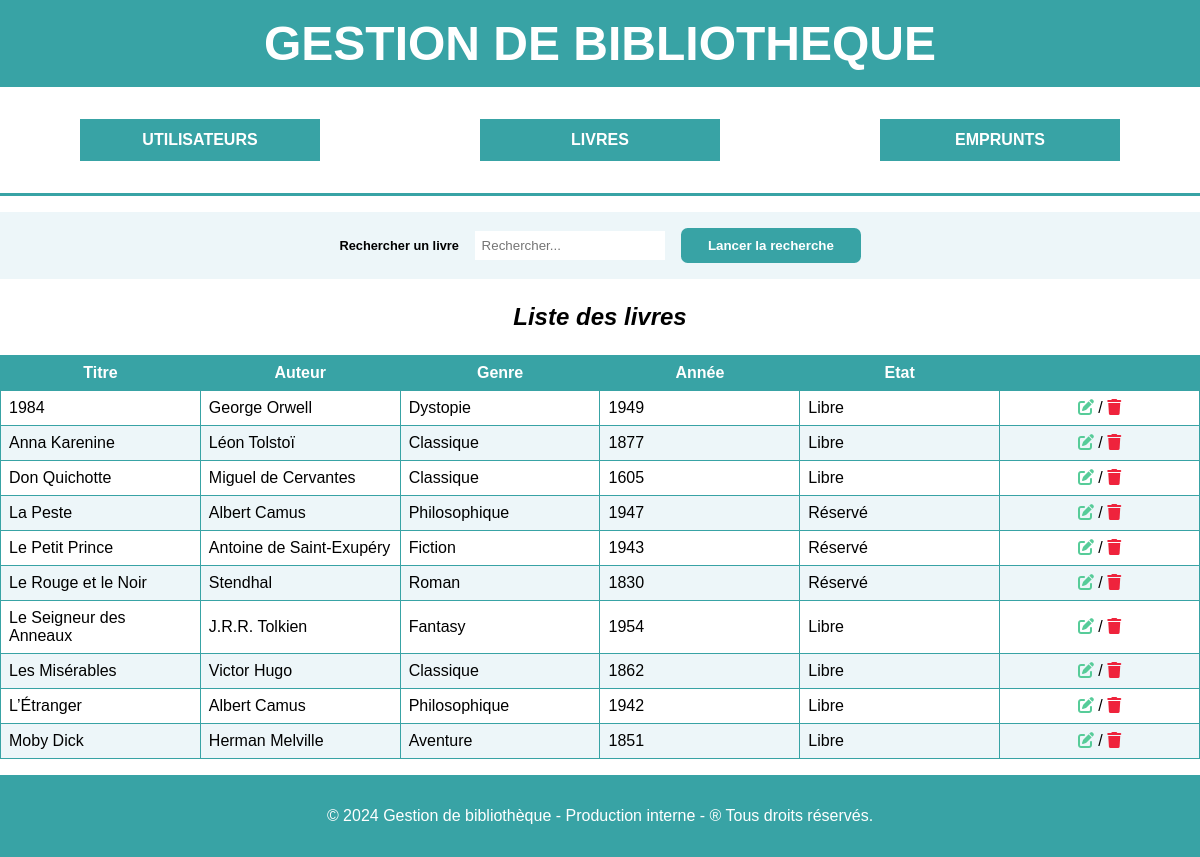
Page /index.php?page=liste_livre on the committed database.
### tables this page shows
CREATE TABLE IF NOT EXISTS `livres` (
  `id_livre` int NOT NULL AUTO_INCREMENT,
  `titre` varchar(50) DEFAULT NULL,
  `auteur` varchar(50) DEFAULT NULL,
  `genre` varchar(50) DEFAULT NULL,
  `annee` int DEFAULT NULL,
  `etat` tinyint(1) DEFAULT NULL,
  PRIMARY KEY (`id_livre`)
);

### classes/DbConnect.php (called while the page is built, shortened)
<?php
abstract class DbConnect
{
    public function __construct()
    {
        try {
            $this->connexion = new PDO("mysql:host=" . self::SERVER . ";dbname=" . self::BASE, self::USER, self::PASSWORD);
        } catch (Exception $e) {
        }
    }
}

### classes/Livres.php (called while the page is built, shortened)
<?php
class Livres extends DbConnect
{
    private $idLivre;
    private $titre;
    private $auteur;
    private $genre;
    private $annee;
    private $etat;
    public function readLivres()
    {
        try {
            $requete = $this->connexion->prepare("SELECT * FROM livres ORDER BY titre ASC");
            $requete->execute();
            $resultat = $requete->fetchAll(PDO::FETCH_ASSOC);
            $livres = [];
            foreach ($resultat as $cle => $livre) {
                $livres[$cle] = new Livres();
                $livres[$cle]->setIDlivre($livre['id_livre']);
                $livres[$cle]->setTitre($livre['titre']);
                $livres[$cle]->setAuteur($livre['auteur']);
                $livres[$cle]->setGenre($livre['genre']);
                $livres[$cle]->setAnnee($livre['annee']);
                $livres[$cle]->setEtat($livre['etat']);
            }
            return $livres;
        } catch (PDOException $e) {
        }
    }
    public function setIDlivre($idLivre)
    {
        $this->idLivre = $idLivre;
    }
    public function setTitre($titre)
    {
        $this->titre = $titre;
    }
    public function setAuteur($auteur)
    {
        $this->auteur = $auteur;
    }
    public function setGenre($genre)
    {
        $this->genre = $genre;
    }
    public function setAnnee($annee)
    {
        $this->annee = $annee;
    }
    public function setEtat($etat)
    {
        $this->etat = $etat;
    }
    public function getIDLivre()
    {
        return $this->idLivre;
    }
    public function getTitre()
    {
        return $this->titre;
    }
    public function getAuteur()
    {
        return $this->auteur;
    }
    public function getGenre()
    {
        return $this->genre;
    }
    public function getAnnee()
    {
        return $this->annee;
    }
    public function getEtat()
    {
        return $this->etat;
    }
}

### template/pages/livre/liste_livre.php (the view)
<?php
$search = $_POST['search'] ?? null;
if ($search) {
    $search = "%" . $search . "%";
    $searchLivre = new Livres();
    $livres = $searchLivre->searchLivre($search);
    if (!$livres) {
        $livres[0] = new Livres();
        $livres[0]->setIDlivre("0");
        $livres[0]->setTitre("...");
        $livres[0]->setAuteur("...");
        $livres[0]->setGenre("...");
        $livres[0]->setAnnee("...");
        $livres[0]->setEtat("...");
    }
} else {
    $readLivres = new Livres();
    $livres = $readLivres->readLivres();
}
?>
<form class="recherche" method="post" action="#">
    <label for="search">Rechercher un livre</label>
    <input type="text" id="search" name="search" placeholder="Rechercher...">
    <input type="submit" value="Lancer la recherche">
</form>
<table>
    <caption>Liste des livres</caption>
    <tr>
        <th>Titre</th>
        <th>Auteur</th>
        <th>Genre</th>
        <th>Année</th>
        <th>Etat</th>
        <th></th>
    </tr>
    <?php
    foreach ($livres as $livre) {
    ?>
        <tr>
            <td><?php echo $livre->getTitre(); ?></td>
            <td><?php echo $livre->getAuteur(); ?></td>
            <td><?php echo $livre->getGenre(); ?></td>
            <td><?php echo $livre->getAnnee(); ?></td>
            <td><?php
                if ($livre->getEtat()) {
                    echo "Libre";
                } else {
                    echo "Réservé";
                }
                ?>
            </td>
            <td class="derniereColonne">
                <a href="index.php?page=formulaire_livre&id_livre=<?php echo $livre->getIDlivre(); ?>"><i class='fa-solid fa-pen-to-square'></i></a> /
                <a href="index.php?page=delete_livre&id_livre=<?php echo $livre->getIDlivre(); ?>"><i class='fa-solid fa-trash'></i></a>
            </td>
        </tr>
    <?php
    }
    ?>
</table>

### styles/style.css (style rules this page uses)
html, body { height: 100%; margin: 0; }
.recherche { display: flex; justify-content: center; align-items: center; gap: 1em; margin-top: 1em; }
.recherche label { margin:0; }
.recherche input[type="submit"] { margin: 0; }
table { width: 100%; border-collapse: collapse; table-layout: fixed; }
caption { margin: 1em 0; font-size: 1.5em; font-weight: bold; font-style: italic; }
th, td { padding: 0.5em; border: 1px solid #38a3a5; }
th { background-color:#38a3a5; color: #FFFFFF; }
tr:nth-child(odd) { background-color: #edf6f9; }
.derniereColonne { text-align: center; text-decoration: none; }
.fa-pen-to-square { color: #57cc99; }
.fa-trash { color: #ef233c; }
form { padding: 1em 0em; background-color: #edf6f9; }
label { margin-bottom: 0.5em; margin-left: 1em; font-size: 0.8em; font-weight: bold; }
input, select, textarea { border: none; padding: 0.5em; }
input[type="submit"] { display: flex; margin: auto; background-color: #38a3a5; border-radius: 0.5em; padding: 0.75em 2em; margin-top: 1em; color:#FFFFFF; font-weight: bold; cursor: pointer; }

### rows in the picture
livres: titre "1984", auteur "George Orwell", genre "Dystopie", annee "1949", etat "Libre"
livres: titre "Anna Karenine", auteur "Léon Tolstoï", genre "Classique", annee "1877", etat "Libre"
livres: titre "Don Quichotte", auteur "Miguel de Cervantes", genre "Classique", annee "1605", etat "Libre"
livres: titre "La Peste", auteur "Albert Camus", genre "Philosophique", annee "1947", etat "Réservé"
livres: titre "Le Petit Prince", auteur "Antoine de Saint-Exupéry", genre "Fiction", annee "1943", etat "Réservé"
livres: titre "Le Rouge et le Noir", auteur "Stendhal", genre "Roman", annee "1830", etat "Réservé"
livres: titre "Le Seigneur des Anneaux", auteur "J.R.R. Tolkien", genre "Fantasy", annee "1954", etat "Libre"
livres: titre "Les Misérables", auteur "Victor Hugo", genre "Classique", annee "1862", etat "Libre"
livres: titre "L’Étranger", auteur "Albert Camus", genre "Philosophique", annee "1942", etat "Libre"
livres: titre "Moby Dick", auteur "Herman Melville", genre "Aventure", annee "1851", etat "Libre"
